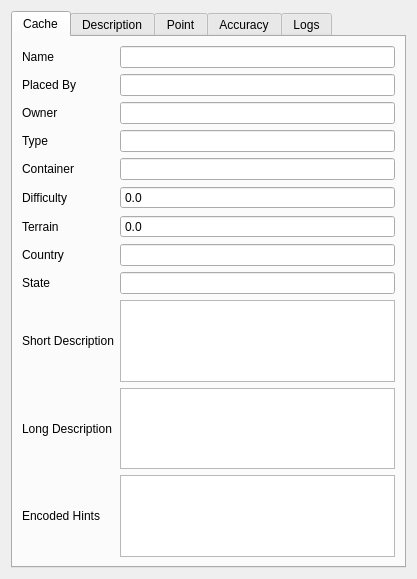
<?xml version="1.0" encoding="UTF-8"?>
<ui version="4.0">
 <class>MainWidget</class>
 <widget class="QWidget" name="MainWidget">
  <property name="geometry">
   <rect>
    <x>0</x>
    <y>0</y>
    <width>417</width>
    <height>579</height>
   </rect>
  </property>
  <property name="windowTitle">
   <string>MainWidget</string>
  </property>
  <layout class="QVBoxLayout" name="verticalLayout">
   <item>
    <widget class="QTabWidget" name="tabWidget">
     <property name="tabShape">
      <enum>QTabWidget::Rounded</enum>
     </property>
     <property name="currentIndex">
      <number>0</number>
     </property>
     <widget class="QWidget" name="cache">
      <attribute name="title">
       <string>Cache</string>
      </attribute>
      <layout class="QGridLayout" name="gridLayout">
       <item row="0" column="0">
        <widget class="QLabel" name="cache_name_label">
         <property name="text">
          <string>Name</string>
         </property>
        </widget>
       </item>
       <item row="0" column="1">
        <widget class="QLineEdit" name="cache_name">
         <property name="readOnly">
          <bool>true</bool>
         </property>
        </widget>
       </item>
       <item row="1" column="0">
        <widget class="QLabel" name="cache_placedby_label">
         <property name="text">
          <string>Placed By</string>
         </property>
        </widget>
       </item>
       <item row="1" column="1">
        <widget class="QLineEdit" name="cache_placedby">
         <property name="readOnly">
          <bool>true</bool>
         </property>
        </widget>
       </item>
       <item row="2" column="0">
        <widget class="QLabel" name="cache_owner_label">
         <property name="text">
          <string>Owner</string>
         </property>
        </widget>
       </item>
       <item row="2" column="1">
        <widget class="QLineEdit" name="cache_owner">
         <property name="readOnly">
          <bool>true</bool>
         </property>
        </widget>
       </item>
       <item row="3" column="0">
        <widget class="QLabel" name="cache_type_label">
         <property name="text">
          <string>Type</string>
         </property>
        </widget>
       </item>
       <item row="3" column="1">
        <widget class="QLineEdit" name="cache_type">
         <property name="readOnly">
          <bool>true</bool>
         </property>
        </widget>
       </item>
       <item row="4" column="0">
        <widget class="QLabel" name="cache_container_label">
         <property name="text">
          <string>Container</string>
         </property>
        </widget>
       </item>
       <item row="4" column="1">
        <widget class="QLineEdit" name="cache_container">
         <property name="readOnly">
          <bool>true</bool>
         </property>
        </widget>
       </item>
       <item row="5" column="0">
        <widget class="QLabel" name="cache_difficulty_label">
         <property name="text">
          <string>Difficulty</string>
         </property>
        </widget>
       </item>
       <item row="5" column="1">
        <widget class="QDoubleSpinBox" name="cache_difficulty">
         <property name="readOnly">
          <bool>true</bool>
         </property>
         <property name="buttonSymbols">
          <enum>QAbstractSpinBox::NoButtons</enum>
         </property>
         <property name="decimals">
          <number>1</number>
         </property>
        </widget>
       </item>
       <item row="6" column="0">
        <widget class="QLabel" name="cache_terrain_label">
         <property name="text">
          <string>Terrain</string>
         </property>
        </widget>
       </item>
       <item row="6" column="1">
        <widget class="QDoubleSpinBox" name="cache_terrain">
         <property name="readOnly">
          <bool>true</bool>
         </property>
         <property name="buttonSymbols">
          <enum>QAbstractSpinBox::NoButtons</enum>
         </property>
         <property name="decimals">
          <number>1</number>
         </property>
        </widget>
       </item>
       <item row="7" column="0">
        <widget class="QLabel" name="cache_country_label">
         <property name="text">
          <string>Country</string>
         </property>
        </widget>
       </item>
       <item row="7" column="1">
        <widget class="QLineEdit" name="cache_country">
         <property name="readOnly">
          <bool>true</bool>
         </property>
        </widget>
       </item>
       <item row="8" column="0">
        <widget class="QLabel" name="cache_state_label">
         <property name="text">
          <string>State</string>
         </property>
        </widget>
       </item>
       <item row="8" column="1">
        <widget class="QLineEdit" name="cache_state">
         <property name="readOnly">
          <bool>true</bool>
         </property>
        </widget>
       </item>
       <item row="9" column="0">
        <widget class="QLabel" name="cache_shortdescription_label">
         <property name="text">
          <string>Short Description</string>
         </property>
        </widget>
       </item>
       <item row="9" column="1">
        <widget class="QTextEdit" name="cache_shortdescription">
         <property name="readOnly">
          <bool>true</bool>
         </property>
        </widget>
       </item>
       <item row="10" column="0">
        <widget class="QLabel" name="cache_longdescription_label">
         <property name="text">
          <string>Long Description</string>
         </property>
        </widget>
       </item>
       <item row="10" column="1">
        <widget class="QTextEdit" name="cache_longdescription">
         <property name="readOnly">
          <bool>true</bool>
         </property>
        </widget>
       </item>
       <item row="11" column="0">
        <widget class="QLabel" name="cache_encodedhints_label">
         <property name="text">
          <string>Encoded Hints</string>
         </property>
        </widget>
       </item>
       <item row="11" column="1">
        <widget class="QTextEdit" name="cache_encodedhints">
         <property name="readOnly">
          <bool>true</bool>
         </property>
        </widget>
       </item>
      </layout>
     </widget>
     <widget class="QWidget" name="description">
      <attribute name="title">
       <string>Description</string>
      </attribute>
      <layout class="QGridLayout" name="gridLayout_2">
       <item row="0" column="0">
        <widget class="QLabel" name="description_name_label">
         <property name="text">
          <string>Name</string>
         </property>
        </widget>
       </item>
       <item row="0" column="1">
        <widget class="QLineEdit" name="description_name">
         <property name="readOnly">
          <bool>true</bool>
         </property>
        </widget>
       </item>
       <item row="1" column="0">
        <widget class="QLabel" name="description_link_label">
         <property name="text">
          <string>Link</string>
         </property>
        </widget>
       </item>
       <item row="1" column="1">
        <widget class="QPushButton" name="description_link">
         <property name="text">
          <string/>
         </property>
        </widget>
       </item>
       <item row="2" column="0">
        <widget class="QLabel" name="description_comments_label">
         <property name="text">
          <string>Comments</string>
         </property>
        </widget>
       </item>
       <item row="5" column="0">
        <widget class="QLabel" name="description_type_label">
         <property name="text">
          <string>Type</string>
         </property>
        </widget>
       </item>
       <item row="5" column="1">
        <widget class="QLineEdit" name="description_type">
         <property name="readOnly">
          <bool>true</bool>
         </property>
        </widget>
       </item>
       <item row="4" column="1">
        <widget class="QTextEdit" name="description_source"/>
       </item>
       <item row="4" column="0">
        <widget class="QLabel" name="description_source_label">
         <property name="text">
          <string>Source</string>
         </property>
        </widget>
       </item>
       <item row="2" column="1" rowspan="2">
        <widget class="QTextEdit" name="description_comments"/>
       </item>
      </layout>
     </widget>
     <widget class="QWidget" name="point">
      <attribute name="title">
       <string>Point</string>
      </attribute>
      <layout class="QGridLayout" name="gridLayout_3">
       <item row="0" column="0">
        <widget class="QLabel" name="point_latitude_label">
         <property name="text">
          <string>Latitude</string>
         </property>
        </widget>
       </item>
       <item row="0" column="1">
        <widget class="QDoubleSpinBox" name="point_latitude">
         <property name="readOnly">
          <bool>true</bool>
         </property>
         <property name="buttonSymbols">
          <enum>QAbstractSpinBox::NoButtons</enum>
         </property>
         <property name="prefix">
          <string>N </string>
         </property>
         <property name="decimals">
          <number>6</number>
         </property>
         <property name="minimum">
          <double>-9999.989999999999782</double>
         </property>
         <property name="maximum">
          <double>9999.989999999999782</double>
         </property>
        </widget>
       </item>
       <item row="1" column="0">
        <widget class="QLabel" name="point_longitude_label">
         <property name="text">
          <string>Longitude</string>
         </property>
        </widget>
       </item>
       <item row="1" column="1">
        <widget class="QDoubleSpinBox" name="point_longitude">
         <property name="readOnly">
          <bool>true</bool>
         </property>
         <property name="buttonSymbols">
          <enum>QAbstractSpinBox::NoButtons</enum>
         </property>
         <property name="prefix">
          <string>E </string>
         </property>
         <property name="decimals">
          <number>6</number>
         </property>
         <property name="minimum">
          <double>-9999.989999999999782</double>
         </property>
         <property name="maximum">
          <double>9999.989999999999782</double>
         </property>
        </widget>
       </item>
       <item row="2" column="0">
        <widget class="QLabel" name="point_time_label">
         <property name="text">
          <string>Time</string>
         </property>
        </widget>
       </item>
       <item row="2" column="1">
        <widget class="QDateTimeEdit" name="point_time">
         <property name="readOnly">
          <bool>true</bool>
         </property>
         <property name="buttonSymbols">
          <enum>QAbstractSpinBox::NoButtons</enum>
         </property>
         <property name="displayFormat">
          <string>M/d/yy H:mm</string>
         </property>
        </widget>
       </item>
       <item row="3" column="0">
        <widget class="QLabel" name="point_elevation_label">
         <property name="text">
          <string>Elevation</string>
         </property>
        </widget>
       </item>
       <item row="3" column="1">
        <widget class="QDoubleSpinBox" name="point_elevation">
         <property name="readOnly">
          <bool>true</bool>
         </property>
         <property name="buttonSymbols">
          <enum>QAbstractSpinBox::NoButtons</enum>
         </property>
         <property name="suffix">
          <string> m</string>
         </property>
         <property name="decimals">
          <number>6</number>
         </property>
         <property name="minimum">
          <double>-999999.989999999990687</double>
         </property>
         <property name="maximum">
          <double>999999.989999999990687</double>
         </property>
        </widget>
       </item>
       <item row="4" column="0">
        <widget class="QLabel" name="point_geoidheight_label">
         <property name="text">
          <string>GeoIdHeight</string>
         </property>
        </widget>
       </item>
       <item row="4" column="1">
        <widget class="QDoubleSpinBox" name="point_geoidheight">
         <property name="readOnly">
          <bool>true</bool>
         </property>
         <property name="buttonSymbols">
          <enum>QAbstractSpinBox::NoButtons</enum>
         </property>
         <property name="suffix">
          <string> m</string>
         </property>
         <property name="decimals">
          <number>6</number>
         </property>
         <property name="minimum">
          <double>-999999.989999999990687</double>
         </property>
         <property name="maximum">
          <double>999999.989999999990687</double>
         </property>
        </widget>
       </item>
       <item row="5" column="0">
        <widget class="QLabel" name="point_symbol_label">
         <property name="text">
          <string>Symbol</string>
         </property>
        </widget>
       </item>
       <item row="5" column="1">
        <widget class="QLineEdit" name="point_symbol">
         <property name="readOnly">
          <bool>true</bool>
         </property>
        </widget>
       </item>
      </layout>
     </widget>
     <widget class="QWidget" name="accuracy">
      <attribute name="title">
       <string>Accuracy</string>
      </attribute>
      <layout class="QGridLayout" name="gridLayout_4">
       <item row="0" column="0">
        <widget class="QLabel" name="accuracy_fix_label">
         <property name="text">
          <string>Fix</string>
         </property>
         <property name="textFormat">
          <enum>Qt::LogText</enum>
         </property>
        </widget>
       </item>
       <item row="0" column="1">
        <widget class="QLineEdit" name="accuracy_fix">
         <property name="readOnly">
          <bool>true</bool>
         </property>
        </widget>
       </item>
       <item row="1" column="0">
        <widget class="QLabel" name="accuracy_magvar_label">
         <property name="text">
          <string>Magnetic Variation</string>
         </property>
        </widget>
       </item>
       <item row="1" column="1">
        <widget class="QDoubleSpinBox" name="accuracy_magvar">
         <property name="readOnly">
          <bool>true</bool>
         </property>
         <property name="buttonSymbols">
          <enum>QAbstractSpinBox::NoButtons</enum>
         </property>
         <property name="minimum">
          <double>-9999.989999999999782</double>
         </property>
         <property name="maximum">
          <double>9999.989999999999782</double>
         </property>
        </widget>
       </item>
       <item row="2" column="0">
        <widget class="QLabel" name="accuracy_hdop_label">
         <property name="text">
          <string>Horizontal DOP</string>
         </property>
        </widget>
       </item>
       <item row="2" column="1">
        <widget class="QDoubleSpinBox" name="accuracy_hdop">
         <property name="readOnly">
          <bool>true</bool>
         </property>
         <property name="buttonSymbols">
          <enum>QAbstractSpinBox::NoButtons</enum>
         </property>
         <property name="minimum">
          <double>-9999.989999999999782</double>
         </property>
         <property name="maximum">
          <double>9999.989999999999782</double>
         </property>
        </widget>
       </item>
       <item row="3" column="0">
        <widget class="QLabel" name="accuracy_vdop_label">
         <property name="text">
          <string>Vertical DOP</string>
         </property>
        </widget>
       </item>
       <item row="3" column="1">
        <widget class="QDoubleSpinBox" name="accuracy_vdop">
         <property name="readOnly">
          <bool>true</bool>
         </property>
         <property name="buttonSymbols">
          <enum>QAbstractSpinBox::NoButtons</enum>
         </property>
         <property name="minimum">
          <double>-9999.989999999999782</double>
         </property>
         <property name="maximum">
          <double>9999.989999999999782</double>
         </property>
        </widget>
       </item>
       <item row="4" column="0">
        <widget class="QLabel" name="accuracy_pdop_label">
         <property name="text">
          <string>Position DOP</string>
         </property>
        </widget>
       </item>
       <item row="4" column="1">
        <widget class="QDoubleSpinBox" name="accuracy_pdop">
         <property name="readOnly">
          <bool>true</bool>
         </property>
         <property name="buttonSymbols">
          <enum>QAbstractSpinBox::NoButtons</enum>
         </property>
         <property name="minimum">
          <double>-9999.989999999999782</double>
         </property>
         <property name="maximum">
          <double>9999.989999999999782</double>
         </property>
        </widget>
       </item>
       <item row="5" column="0">
        <widget class="QLabel" name="accuracy_ageofdgpsdata_label">
         <property name="text">
          <string>Age of DGPS Data</string>
         </property>
        </widget>
       </item>
       <item row="5" column="1">
        <widget class="QDoubleSpinBox" name="accuracy_ageofdgpsdata">
         <property name="readOnly">
          <bool>true</bool>
         </property>
         <property name="buttonSymbols">
          <enum>QAbstractSpinBox::NoButtons</enum>
         </property>
         <property name="minimum">
          <double>-9999.989999999999782</double>
         </property>
         <property name="maximum">
          <double>9999.989999999999782</double>
         </property>
        </widget>
       </item>
       <item row="6" column="0">
        <widget class="QLabel" name="accuracy_satelites_label">
         <property name="text">
          <string>Satelites</string>
         </property>
        </widget>
       </item>
       <item row="7" column="0">
        <widget class="QLabel" name="accuracy_dgpsid_label">
         <property name="text">
          <string>DGPS ID</string>
         </property>
        </widget>
       </item>
       <item row="7" column="1">
        <widget class="QSpinBox" name="accuracy_dgpsid">
         <property name="readOnly">
          <bool>true</bool>
         </property>
         <property name="buttonSymbols">
          <enum>QAbstractSpinBox::NoButtons</enum>
         </property>
         <property name="maximum">
          <number>9999</number>
         </property>
        </widget>
       </item>
       <item row="6" column="1">
        <widget class="QSpinBox" name="accuracy_satelites">
         <property name="readOnly">
          <bool>true</bool>
         </property>
         <property name="buttonSymbols">
          <enum>QAbstractSpinBox::NoButtons</enum>
         </property>
         <property name="minimum">
          <number>0</number>
         </property>
         <property name="maximum">
          <number>9999</number>
         </property>
        </widget>
       </item>
      </layout>
     </widget>
     <widget class="QWidget" name="logs">
      <attribute name="title">
       <string>Logs</string>
      </attribute>
      <layout class="QGridLayout" name="gridLayout_5">
       <item row="0" column="0" colspan="2">
        <widget class="QComboBox" name="logs_selector"/>
       </item>
       <item row="1" column="0">
        <widget class="QLabel" name="logs_date_label">
         <property name="text">
          <string>Date</string>
         </property>
        </widget>
       </item>
       <item row="1" column="1">
        <widget class="QDateTimeEdit" name="logs_date">
         <property name="readOnly">
          <bool>true</bool>
         </property>
         <property name="buttonSymbols">
          <enum>QAbstractSpinBox::NoButtons</enum>
         </property>
        </widget>
       </item>
       <item row="2" column="0">
        <widget class="QLabel" name="logs_type_label">
         <property name="text">
          <string>Type</string>
         </property>
        </widget>
       </item>
       <item row="2" column="1">
        <widget class="QLineEdit" name="logs_type">
         <property name="readOnly">
          <bool>true</bool>
         </property>
        </widget>
       </item>
       <item row="3" column="0">
        <widget class="QLabel" name="logs_finder_label">
         <property name="text">
          <string>Finder</string>
         </property>
        </widget>
       </item>
       <item row="3" column="1">
        <widget class="QLineEdit" name="logs_finder">
         <property name="readOnly">
          <bool>true</bool>
         </property>
        </widget>
       </item>
       <item row="4" column="0">
        <widget class="QLabel" name="logs_text_label">
         <property name="text">
          <string>Text</string>
         </property>
         <property name="alignment">
          <set>Qt::AlignLeading|Qt::AlignLeft|Qt::AlignTop</set>
         </property>
        </widget>
       </item>
       <item row="4" column="1">
        <widget class="QTextEdit" name="logs_text">
         <property name="readOnly">
          <bool>true</bool>
         </property>
        </widget>
       </item>
       <item row="5" column="0">
        <widget class="QLabel" name="logs_latitude_label">
         <property name="text">
          <string>Latitude</string>
         </property>
        </widget>
       </item>
       <item row="5" column="1">
        <widget class="QDoubleSpinBox" name="logs_latitude">
         <property name="readOnly">
          <bool>true</bool>
         </property>
         <property name="buttonSymbols">
          <enum>QAbstractSpinBox::NoButtons</enum>
         </property>
         <property name="prefix">
          <string>N </string>
         </property>
         <property name="decimals">
          <number>6</number>
         </property>
        </widget>
       </item>
       <item row="6" column="0">
        <widget class="QLabel" name="logs_longitude_label">
         <property name="text">
          <string>Longitude</string>
         </property>
        </widget>
       </item>
       <item row="6" column="1">
        <widget class="QDoubleSpinBox" name="logs_longitude">
         <property name="readOnly">
          <bool>true</bool>
         </property>
         <property name="buttonSymbols">
          <enum>QAbstractSpinBox::NoButtons</enum>
         </property>
         <property name="prefix">
          <string>E </string>
         </property>
         <property name="decimals">
          <number>6</number>
         </property>
        </widget>
       </item>
      </layout>
     </widget>
    </widget>
   </item>
  </layout>
 </widget>
 <resources/>
 <connections>
  <connection>
   <sender>description_link</sender>
   <signal>clicked()</signal>
   <receiver>MainWidget</receiver>
   <slot>open_description_link()</slot>
   <hints>
    <hint type="sourcelabel">
     <x>101</x>
     <y>44</y>
    </hint>
    <hint type="destinationlabel">
     <x>409</x>
     <y>2</y>
    </hint>
   </hints>
  </connection>
  <connection>
   <sender>logs_selector</sender>
   <signal>currentIndexChanged(int)</signal>
   <receiver>MainWidget</receiver>
   <slot>logIndexSelected(int)</slot>
   <hints>
    <hint type="sourcelabel">
     <x>241</x>
     <y>54</y>
    </hint>
    <hint type="destinationlabel">
     <x>414</x>
     <y>57</y>
    </hint>
   </hints>
  </connection>
 </connections>
 <slots>
  <slot>open_description_link()</slot>
  <slot>logIndexSelected(int)</slot>
 </slots>
</ui>
